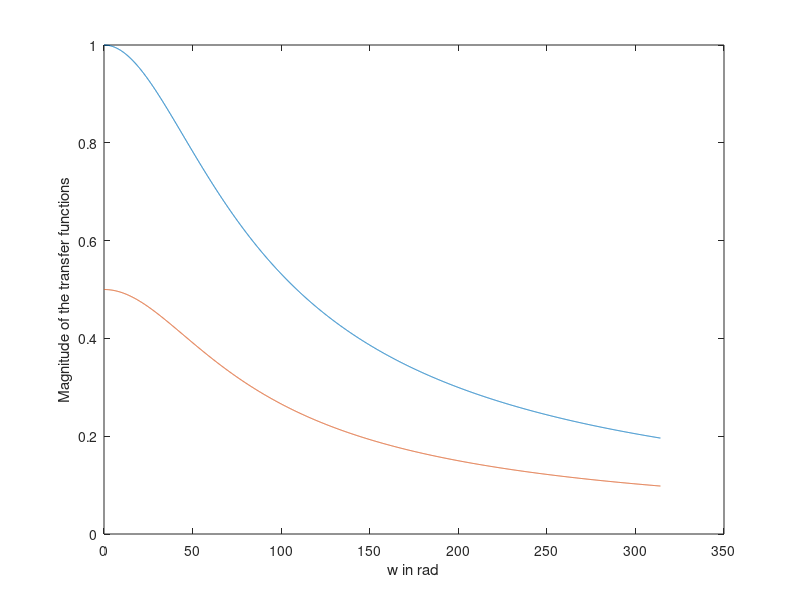

MATLAB code to generate this figure: (Note: this script raises an error after producing the figure.)
R=20*pi;
L2=2;
L1=1;
Rs=20*pi;
w=0:0.1:100*pi;
T1=R./(R+j*w*L1);
T2=R./(R+j*w*L2+Rs);
Mag_T1=abs(T1);
Mag_T2=abs(T2);
plot(w,Mag_T1,w,Mag_T2);
xlabel('w in rad');
ylabel('Magnitude of the transfer functions');
gtext('EOCE1');
gtext('----3db-down from max mag of 1 (0.707)');
gtext('EOCE2');
gtext('----3db-down from max mag of 0.5 (0.35)');
